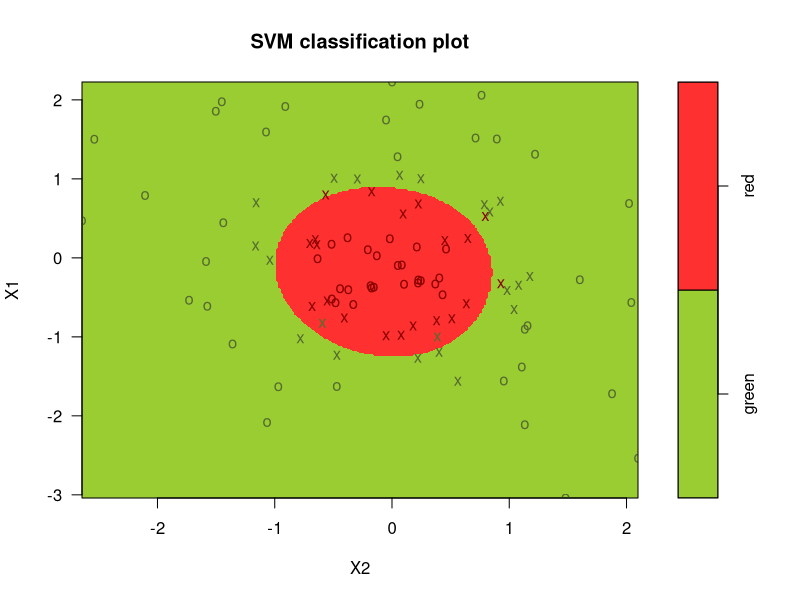
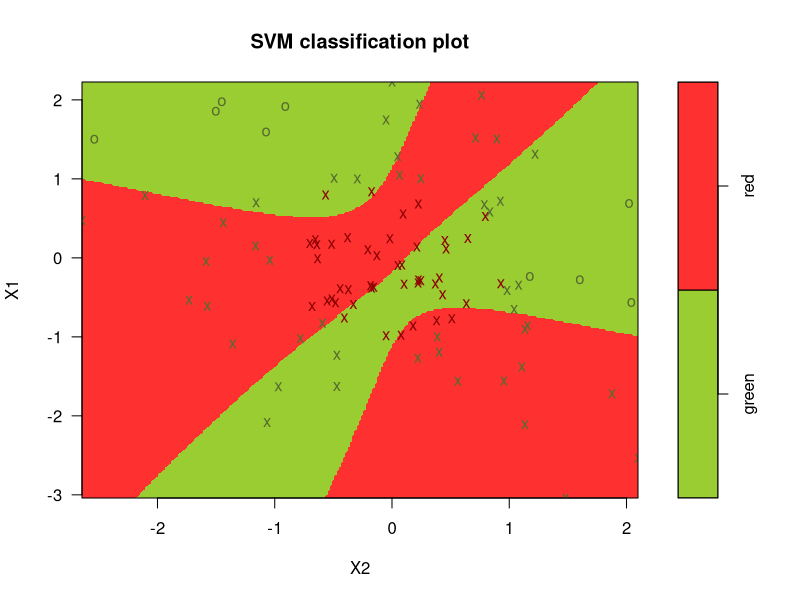

Reproduce these figures in R, in order.
library(e1071)

A_train <- read.table("svmdata3.txt", stringsAsFactors = TRUE)
A_trainObjects <- A_train[,-3]

area.pallete = function(n = 2)  
{    
  cols = rainbow(n)   
  cols[1:2] = c("olivedrab3", "firebrick1")    
  return(cols) 
} 

symbols.pallete = c("darkolivegreen", "darkred")   

svmModelPoly = svm(Colors ~ ., data = A_train, type = "C-classification", cost = 1, kernel = "polynomial", degree = 8)  
#plot(svmModelPoly, A_train, grid = 250, symbolPalette = symbols.pallete, color.palette = area.pallete)  
predictionsTrain = predict(svmModelPoly, A_trainObjects)  
table(A_train$"Colors", predictionsTrain)  

svmModelRadial = svm(Colors ~ ., data = A_train, type = "C-classification", cost = 1, kernel = "radial")  
plot(svmModelRadial, A_train, grid = 250, symbolPalette = symbols.pallete, color.palette = area.pallete)  
predictionsTrain = predict(svmModelRadial, A_trainObjects)  
table(A_train$"Colors", predictionsTrain)  

svmModelSigmoid = svm(Colors ~ ., data = A_train, type = "C-classification", cost = 1, kernel = "sigmoid", gamma = 0.5)  
plot(svmModelSigmoid, A_train, grid = 250, symbolPalette = symbols.pallete, color.palette = area.pallete)  
predictionsTrain = predict(svmModelSigmoid, A_trainObjects)  
table(A_train$"Colors", predictionsTrain) 